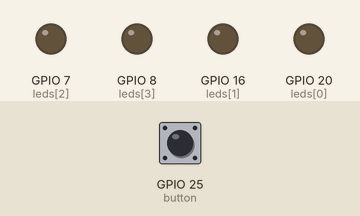
Recording of a program running on a simulated Raspberry Pi (BCM pin numbers). Shown: output pins drawn as LEDs (lit = HIGH). The test bench sets the inputs (shaded band); at power-on: GPIO 25 (button) HIGH.

Above: at 1.2 s.
1.3 s: GPIO 25 (button) pulled LOW for 0.15 s
At 2.5 s:
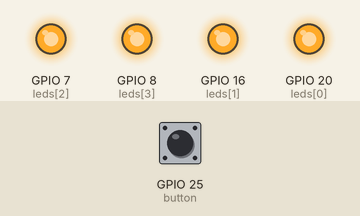
2.9 s: GPIO 25 (button) pulled LOW for 1 s
At 3.7 s:
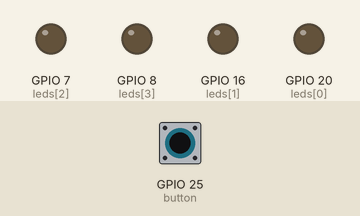
5.4 s: GPIO 25 (button) pulled LOW for 3.2 s
At 6.8 s:
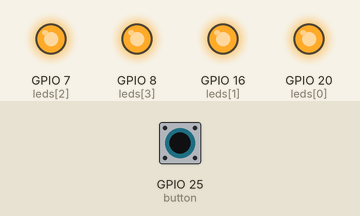
Timing chart, 0 to 8.4 s (numbered marks = the images above; inputs shaded):
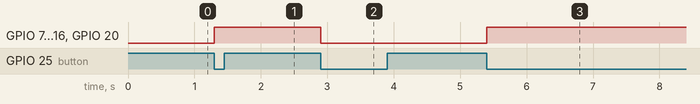

The program:

b_2.py
```python
from gpiozero import LED, Button
from signal import pause

leds = [LED(pin) for pin in [20, 16, 7, 8]]
button = Button(25, pull_up=True)

def toggle_all():
    for led in leds:
        led.toggle()

button.when_pressed = toggle_all

pause()
```

Measured:
- after the input at 1.3 s, GPIO 7 (leds[2]), GPIO 8 (leds[3]), GPIO 16 (leds[1]), GPIO 20 (leds[0]): LOW → HIGH at once
- after the input at 2.9 s, GPIO 7 (leds[2]), GPIO 8 (leds[3]), GPIO 16 (leds[1]), GPIO 20 (leds[0]): HIGH → LOW at once
- after the input at 5.4 s, GPIO 7 (leds[2]), GPIO 8 (leds[3]), GPIO 16 (leds[1]), GPIO 20 (leds[0]): LOW → HIGH at once
